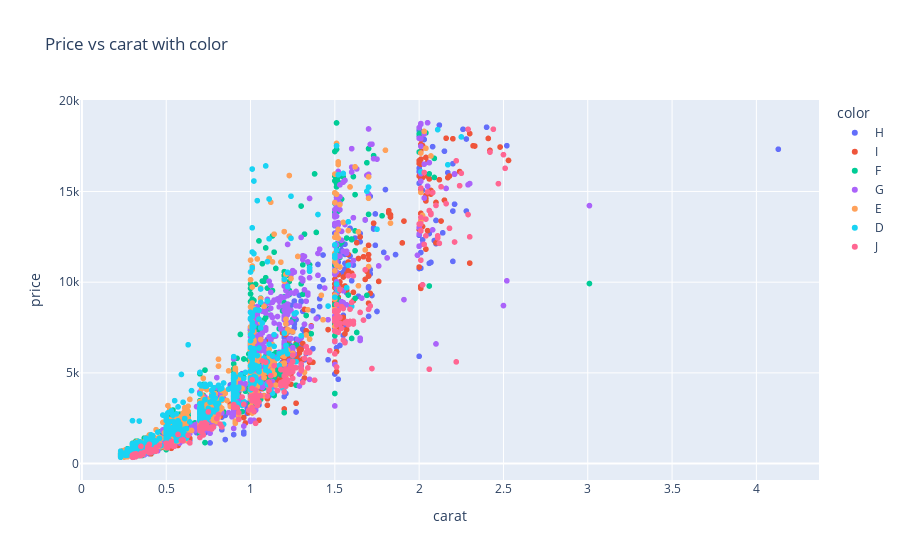

Source (notebook cell):
### Code cell
scatter_diamods_by(diamonds, 'color')

### Figure 1 — Plotly figure (JSON) as saved in the notebook; plotly's stock layout.template omitted (floating-point values rounded to 4 significant figures; data arrays with more than 128 entries replaced by an {"elided": "..."} marker saying what was removed)
{"data": [{"hovertemplate": "color=H<br>carat=%{x}<br>price=%{y}<extra></extra>", "legendgroup": "H", "marker": {"color": "#636efa", "symbol": "circle"}, "mode": "markers", "name": "H", "showlegend": true, "type": "scattergl", "x": {"elided": "762 float values"}, "xaxis": "x", "y": {"elided": "762 int values"}, "yaxis": "y"}, {"hovertemplate": "color=I<br>carat=%{x}<br>price=%{y}<extra></extra>", "legendgroup": "I", "marker": {"color": "#EF553B", "symbol": "circle"}, "mode": "markers", "name": "I", "showlegend": true, "type": "scattergl", "x": {"elided": "517 float values"}, "xaxis": "x", "y": {"elided": "517 int values"}, "yaxis": "y"}, {"hovertemplate": "color=F<br>carat=%{x}<br>price=%{y}<extra></extra>", "legendgroup": "F", "marker": {"color": "#00cc96", "symbol": "circle"}, "mode": "markers", "name": "F", "showlegend": true, "type": "scattergl", "x": {"elided": "843 float values"}, "xaxis": "x", "y": {"elided": "843 int values"}, "yaxis": "y"}, {"hovertemplate": "color=G<br>carat=%{x}<br>price=%{y}<extra></extra>", "legendgroup": "G", "marker": {"color": "#ab63fa", "symbol": "circle"}, "mode": "markers", "name": "G", "showlegend": true, "type": "scattergl", "x": {"elided": "1095 float values"}, "xaxis": "x", "y": {"elided": "1095 int values"}, "yaxis": "y"}, {"hovertemplate": "color=E<br>carat=%{x}<br>price=%{y}<extra></extra>", "legendgroup": "E", "marker": {"color": "#FFA15A", "symbol": "circle"}, "mode": "markers", "name": "E", "showlegend": true, "type": "scattergl", "x": {"elided": "917 float values"}, "xaxis": "x", "y": {"elided": "917 int values"}, "yaxis": "y"}, {"hovertemplate": "color=D<br>carat=%{x}<br>price=%{y}<extra></extra>", "legendgroup": "D", "marker": {"color": "#19d3f3", "symbol": "circle"}, "mode": "markers", "name": "D", "showlegend": true, "type": "scattergl", "x": {"elided": "607 float values"}, "xaxis": "x", "y": {"elided": "607 int values"}, "yaxis": "y"}, {"hovertemplate": "color=J<br>carat=%{x}<br>price=%{y}<extra></extra>", "legendgroup": "J", "marker": {"color": "#FF6692", "symbol": "circle"}, "mode": "markers", "name": "J", "showlegend": true, "type": "scattergl", "x": {"elided": "248 float values"}, "xaxis": "x", "y": {"elided": "248 int values"}, "yaxis": "y"}], "layout": {"legend": {"title": {"text": "color"}, "tracegroupgap": 0}, "title": {"text": "Price vs carat with color"}, "xaxis": {"anchor": "y", "domain": [0, 1], "title": {"text": "carat"}}, "yaxis": {"anchor": "x", "domain": [0, 1], "title": {"text": "price"}}}}
